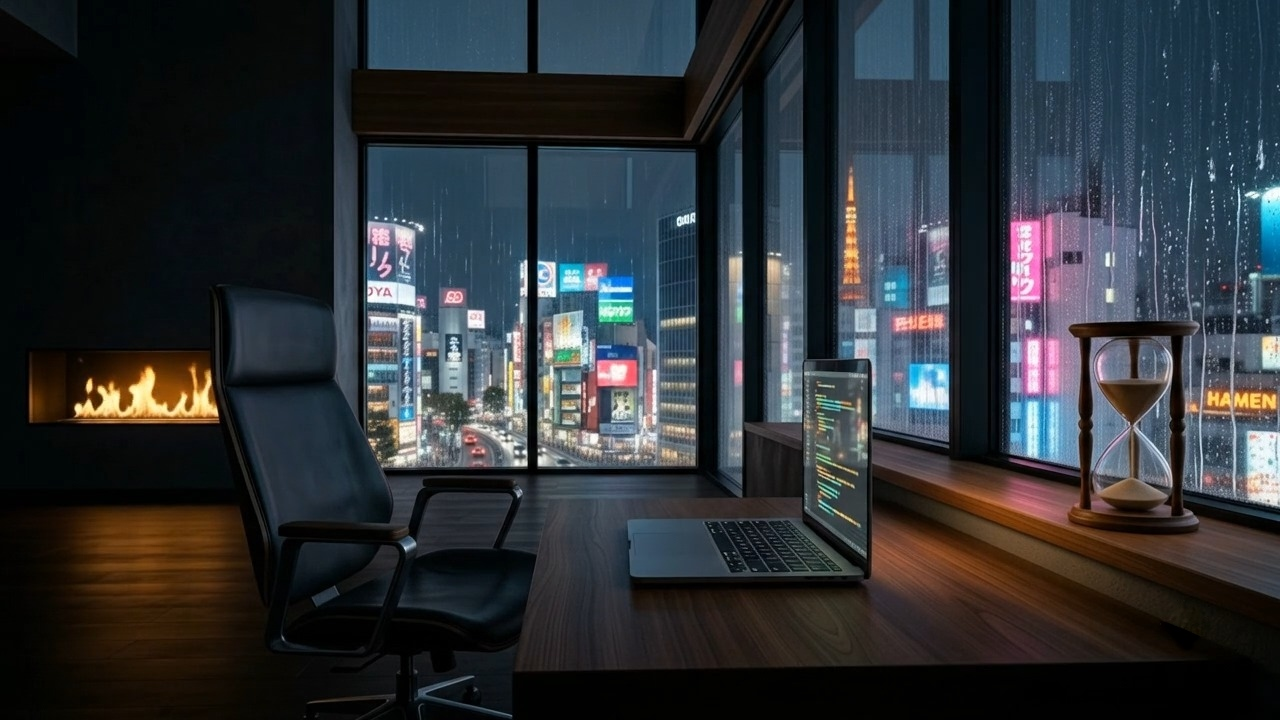
#> input picture stillwave/assets/focus-5010-source.jpg, 1280 x 720 px, given in place of stillwave-mark-v3.png, which was not available
$ python stillwave-watermark-v5-compose.py
#> lines starting #> are read from the running program, lines starting #| are printed output that depends on the picture; pictures that were not available may be replaced by others from this repository, and a replacement may not be noted
#!/usr/bin/env python3
"""
StillWave watermark v5 — gold ензō + blue wave ONLY (no badge bg).
Transparent everywhere except the brush strokes themselves.

Size tuned so the wave shape sits directly over the NanoBanana diamond
watermark in the bottom-right corner, hiding it without a navy disc.

Outputs:
  stillwave-watermark-v5.png         — 1920×1080 RGBA overlay
  stillwave-watermark-v5-preview.jpg — preview on MAKOTO frame
"""

from pathlib import Path
from PIL import Image

HERE   = Path(__file__).parent
MARK   = HERE / "stillwave-mark-v3.png"          # gold ензō + blue wave, transparent bg
MAKOTO = HERE / "makoto-the-last-samurai-source.jpg"
WM     = HERE / "stillwave-watermark-v5.png"
PREV   = HERE / "stillwave-watermark-v5-preview.jpg"

MARK_H  = 220     # bigger than badge to ensure the wave fully covers the NB diamond
MARGIN  = 30


def main():
    mark = Image.open(MARK).convert("RGBA")
    mw, mh = mark.size
#> mw = 1280; mh = 720
    ratio = MARK_H / mh
#> ratio = 0.306
    new_w = int(mw * ratio)
#> new_w = 391
    mark = mark.resize((new_w, MARK_H), Image.LANCZOS)
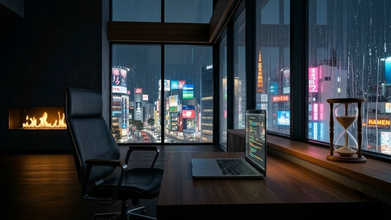
#> mark: PIL image 391x220 RGBA; mean R, G, B, A 46.1, 50.1, 54.1, 255

    canvas = Image.new("RGBA", (1920, 1080), (0, 0, 0, 0))
#> canvas: PIL image 1920x1080 RGBA; every value is 0
    pos = (1920 - new_w - MARGIN, 1080 - MARK_H - MARGIN)
#> pos = (1499, 830)
    canvas.alpha_composite(mark, pos)
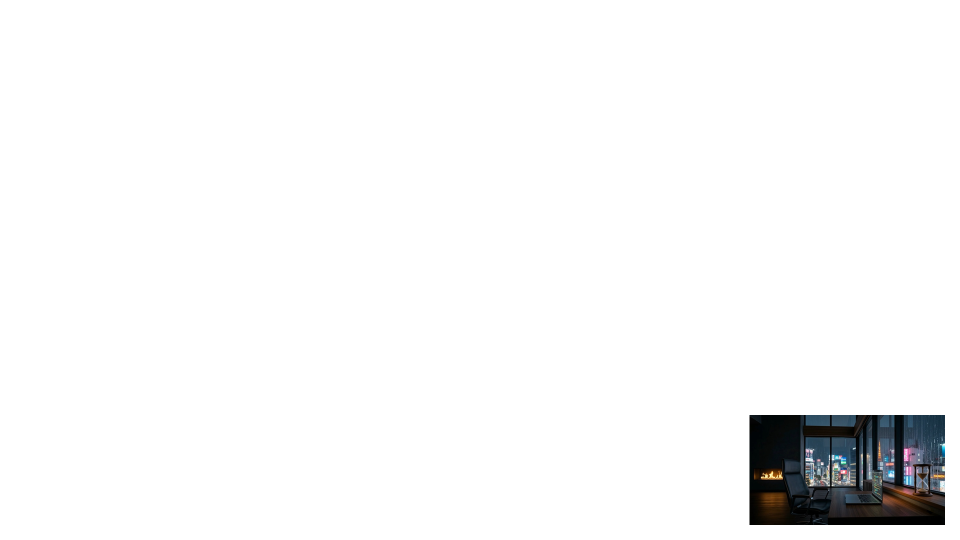
#> canvas: PIL image 1920x1080 RGBA (shown at 1/2 size); mean R, G, B, A 1.9, 2.1, 2.2, 10.6; transparent parts drawn white
    canvas.save(WM, "PNG")
#> (the run stopped early here; a loop or call above may not have finished)

$ run again, on stillwave/assets/fudoshin-shorts-fr2.jpg
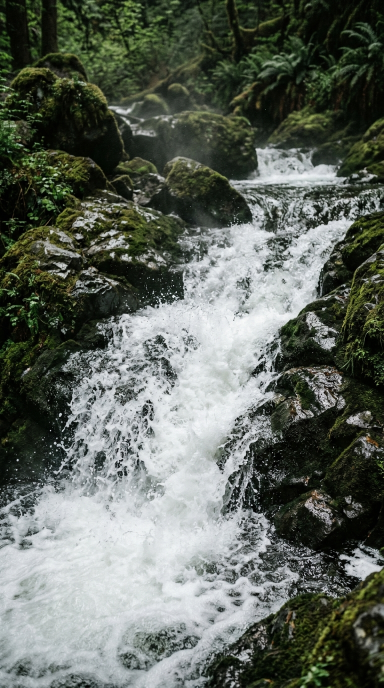
#> input picture stillwave/assets/fudoshin-shorts-fr2.jpg, 768 x 1376 px, given in place of stillwave-mark-v3.png, which was not available (shown at 1/2 size)
#> in main, `mark = mark.resize((new_w, MARK_H), Image.LANCZOS)`:
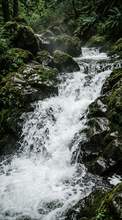
#> mark: PIL image 122x220 RGBA; mean R, G, B, A 95.7, 102.1, 93.6, 255
#> in main, `canvas.alpha_composite(mark, pos)`:
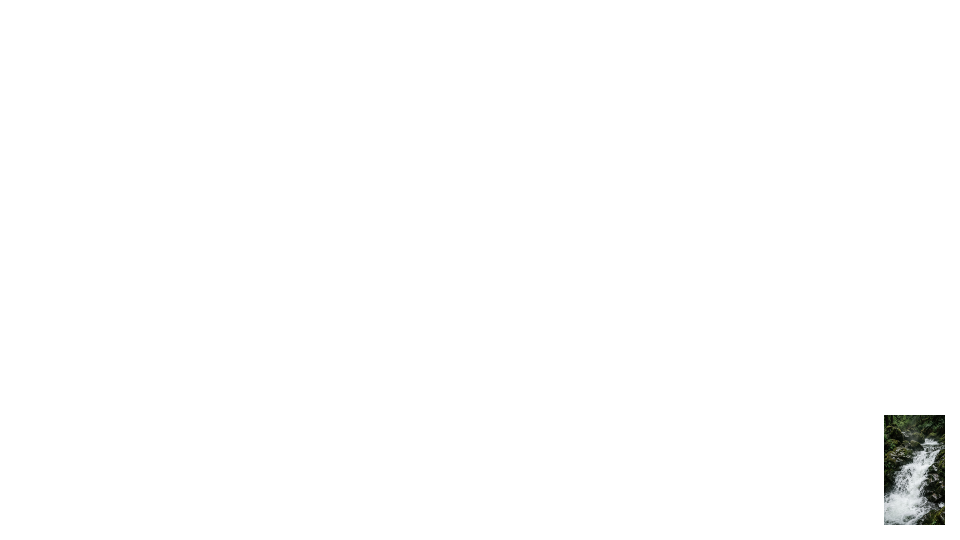
#> canvas: PIL image 1920x1080 RGBA (shown at 1/2 size); mean R, G, B, A 1.2, 1.3, 1.2, 3.3; transparent parts drawn white
